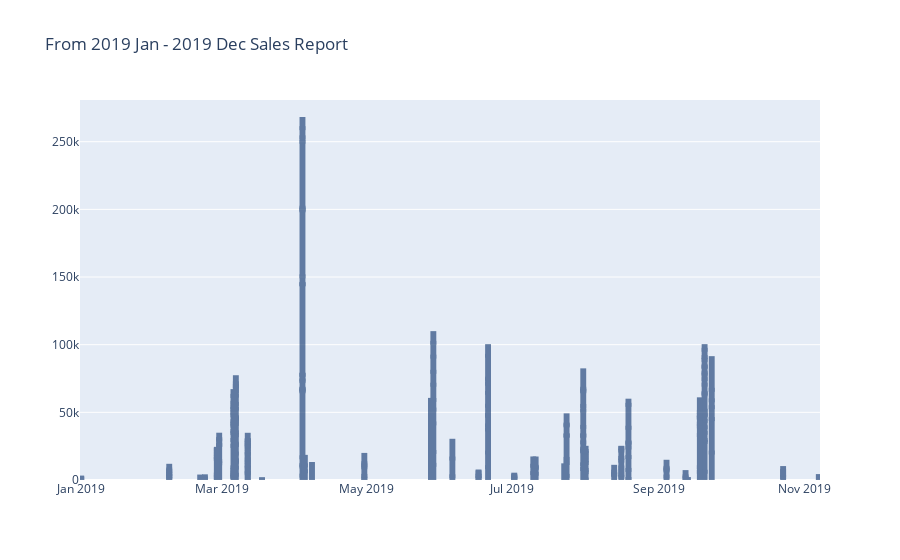

The notebook cell this image was saved under:
### Code cell
# Use the hovertext kw argument for hover text
fig = go.Figure(data=[go.Bar(x=df_main_s1[df_main_s1['ORDER_YEAR_MONTH']>='2019-01'].ORDER_DATE, y=df_main_s1[df_main_s1['ORDER_YEAR_MONTH']>='2019-01'].SALE_PRICE)])
# Customize aspect
fig.update_traces(marker_color='rgb(158,202,225)', marker_line_color='rgb(8,48,107)',
                  marker_line_width=4, opacity=0.6)
fig.update_layout(title_text='From 2019 Jan - 2019 Dec Sales Report')
fig.show()

### Figure 1 — Plotly figure (JSON) as saved in the notebook; plotly's stock layout.template omitted (floating-point values rounded to 4 significant figures; data arrays with more than 128 entries replaced by an {"elided": "..."} marker saying what was removed)
{"data": [{"marker": {"color": "rgb(158,202,225)", "line": {"color": "rgb(8,48,107)", "width": 4}}, "opacity": 0.6, "type": "bar", "x": {"elided": "284 str values"}, "y": {"elided": "284 float values"}}], "layout": {"title": {"text": "From 2019 Jan - 2019 Dec Sales Report"}}}
